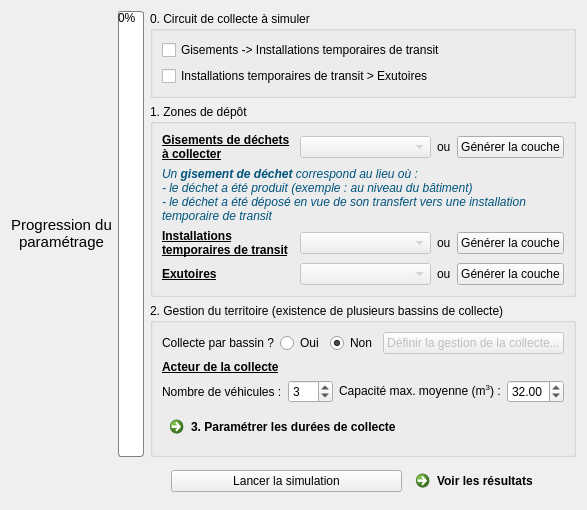
      <widget class="QWidget" name="tab">
       <attribute name="title">
        <string>Paramétrage</string>
       </attribute>
       <layout class="QVBoxLayout" name="verticalLayout_9">
        <item>
         <layout class="QHBoxLayout" name="horizontalLayout_3">
          <item>
           <widget class="QLabel" name="label_2">
            <property name="sizePolicy">
             <sizepolicy hsizetype="Fixed" vsizetype="Preferred">
              <horstretch>0</horstretch>
              <verstretch>0</verstretch>
             </sizepolicy>
            </property>
            <property name="text">
             <string>&lt;html&gt;&lt;head/&gt;&lt;body&gt;&lt;p align=&quot;center&quot;&gt;&lt;span style=&quot; font-size:11pt;&quot;&gt;Progression du paramétrage&lt;/span&gt;&lt;/p&gt;&lt;/body&gt;&lt;/html&gt;</string>
            </property>
            <property name="wordWrap">
             <bool>true</bool>
            </property>
           </widget>
          </item>
          <item>
           <widget class="QProgressBar" name="progressBar">
            <property name="styleSheet">
             <string notr="true">QProgressBar:vertical {
border: 1px solid gray;
border-radius: 3px;
background: white;
padding: 1px;
}

QProgressBar::chunk:vertical {
background: qlineargradient(x1: 0, y1: 0.5, x2: 1, y2: 0.5, stop: 0 green, stop: 1 white);
}</string>
            </property>
            <property name="value">
             <number>0</number>
            </property>
            <property name="orientation">
             <enum>Qt::Vertical</enum>
            </property>
            <property name="invertedAppearance">
             <bool>true</bool>
            </property>
            <property name="textDirection">
             <enum>QProgressBar::TopToBottom</enum>
            </property>
           </widget>
          </item>
          <item>
           <layout class="QVBoxLayout" name="verticalLayout_2">
            <item>
             <widget class="QgsCollapsibleGroupBox" name="suivi_circuits">
              <property name="title">
               <string>0. Circuit de collecte à simuler</string>
              </property>
              <property name="collapsed">
               <bool>false</bool>
              </property>
              <layout class="QVBoxLayout" name="verticalLayout_14">
               <item>
                <widget class="QCheckBox" name="checkBox_ad_zst">
                 <property name="text">
                  <string>Gisements -&gt; Installations temporaires de transit</string>
                 </property>
                </widget>
               </item>
               <item>
                <widget class="QCheckBox" name="checkBox_zst_isdnd">
                 <property name="text">
                  <string>Installations temporaires de transit &gt; Exutoires</string>
                 </property>
                </widget>
               </item>
              </layout>
             </widget>
            </item>
            <item>
             <widget class="QgsCollapsibleGroupBox" name="suivi_zones_depot">
              <property name="sizePolicy">
               <sizepolicy hsizetype="Minimum" vsizetype="Preferred">
                <horstretch>0</horstretch>
                <verstretch>0</verstretch>
               </sizepolicy>
              </property>
              <property name="accessibleName">
               <string/>
              </property>
              <property name="title">
               <string>1. Zones de dépôt</string>
              </property>
              <layout class="QVBoxLayout" name="verticalLayout">
               <item>
                <layout class="QHBoxLayout" name="horizontalLayout_23">
                 <item>
                  <widget class="QLabel" name="suivi_ad">
                   <property name="text">
                    <string>&lt;html&gt;&lt;head/&gt;&lt;body&gt;&lt;p&gt;&lt;span style=&quot; font-weight:600; text-decoration: underline;&quot;&gt;Gisements de déchets à collecter&lt;/span&gt;&lt;/p&gt;&lt;/body&gt;&lt;/html&gt;</string>
                   </property>
                   <property name="wordWrap">
                    <bool>true</bool>
                   </property>
                  </widget>
                 </item>
                 <item>
                  <widget class="QgsMapLayerComboBox" name="suivi_couche_ad">
                   <property name="enabled">
                    <bool>false</bool>
                   </property>
                   <property name="allowEmptyLayer">
                    <bool>true</bool>
                   </property>
                  </widget>
                 </item>
                 <item>
                  <widget class="QLabel" name="label_20">
                   <property name="sizePolicy">
                    <sizepolicy hsizetype="Fixed" vsizetype="Preferred">
                     <horstretch>0</horstretch>
                     <verstretch>0</verstretch>
                    </sizepolicy>
                   </property>
                   <property name="text">
                    <string>ou</string>
                   </property>
                  </widget>
                 </item>
                 <item>
                  <widget class="QPushButton" name="pushButton">
                   <property name="sizePolicy">
                    <sizepolicy hsizetype="Fixed" vsizetype="Fixed">
                     <horstretch>0</horstretch>
                     <verstretch>0</verstretch>
                    </sizepolicy>
                   </property>
                   <property name="text">
                    <string>Générer la couche</string>
                   </property>
                  </widget>
                 </item>
                </layout>
               </item>
               <item>
                <widget class="QLabel" name="label_3">
                 <property name="text">
                  <string>&lt;html&gt;&lt;head/&gt;&lt;body&gt;&lt;p&gt;&lt;span style=&quot; font-style:italic; color:#00557f;&quot;&gt;Un &lt;/span&gt;&lt;span style=&quot; font-weight:600; font-style:italic; color:#00557f;&quot;&gt;gisement de déchet&lt;/span&gt;&lt;span style=&quot; font-style:italic; color:#00557f;&quot;&gt; correspond au lieu où :&lt;br/&gt;- le déchet a été produit (exemple : au niveau du bâtiment)&lt;br/&gt;- le déchet a été déposé en vue de son transfert vers une installation temporaire de transit&lt;/span&gt;&lt;/p&gt;&lt;/body&gt;&lt;/html&gt;</string>
                 </property>
                 <property name="wordWrap">
                  <bool>true</bool>
                 </property>
                </widget>
               </item>
               <item>
                <layout class="QHBoxLayout" name="horizontalLayout_27">
                 <item>
                  <widget class="QLabel" name="suivizst">
                   <property name="text">
                    <string>&lt;html&gt;&lt;head/&gt;&lt;body&gt;&lt;p&gt;&lt;span style=&quot; font-weight:600; text-decoration: underline;&quot;&gt;Installations temporaires de transit&lt;/span&gt;&lt;/p&gt;&lt;/body&gt;&lt;/html&gt;</string>
                   </property>
                   <property name="wordWrap">
                    <bool>true</bool>
                   </property>
                  </widget>
                 </item>
                 <item>
                  <widget class="QgsMapLayerComboBox" name="suivi_couche_zst">
                   <property name="enabled">
                    <bool>false</bool>
                   </property>
                   <property name="allowEmptyLayer">
                    <bool>true</bool>
                   </property>
                  </widget>
                 </item>
                 <item>
                  <widget class="QLabel" name="label_21">
                   <property name="sizePolicy">
                    <sizepolicy hsizetype="Fixed" vsizetype="Preferred">
                     <horstretch>0</horstretch>
                     <verstretch>0</verstretch>
                    </sizepolicy>
                   </property>
                   <property name="text">
                    <string>ou</string>
                   </property>
                  </widget>
                 </item>
                 <item>
                  <widget class="QPushButton" name="pushButton_2">
                   <property name="sizePolicy">
                    <sizepolicy hsizetype="Fixed" vsizetype="Fixed">
                     <horstretch>0</horstretch>
                     <verstretch>0</verstretch>
                    </sizepolicy>
                   </property>
                   <property name="text">
                    <string>Générer la couche</string>
                   </property>
                  </widget>
                 </item>
                </layout>
               </item>
               <item>
                <layout class="QHBoxLayout" name="horizontalLayout_28">
                 <item>
                  <widget class="QLabel" name="suivi_isdnd">
                   <property name="text">
                    <string>&lt;html&gt;&lt;head/&gt;&lt;body&gt;&lt;p&gt;&lt;span style=&quot; font-weight:600; text-decoration: underline;&quot;&gt;Exutoires&lt;/span&gt;&lt;/p&gt;&lt;/body&gt;&lt;/html&gt;</string>
                   </property>
                  </widget>
                 </item>
                 <item>
                  <widget class="QgsMapLayerComboBox" name="suivi_couche_exutoire">
                   <property name="enabled">
                    <bool>false</bool>
                   </property>
                   <property name="allowEmptyLayer">
                    <bool>true</bool>
                   </property>
                  </widget>
                 </item>
                 <item>
                  <widget class="QLabel" name="label_22">
                   <property name="sizePolicy">
                    <sizepolicy hsizetype="Fixed" vsizetype="Preferred">
                     <horstretch>0</horstretch>
                     <verstretch>0</verstretch>
                    </sizepolicy>
                   </property>
                   <property name="text">
                    <string>ou</string>
                   </property>
                  </widget>
                 </item>
                 <item>
                  <widget class="QPushButton" name="pushButton_3">
                   <property name="sizePolicy">
                    <sizepolicy hsizetype="Fixed" vsizetype="Fixed">
                     <horstretch>0</horstretch>
                     <verstretch>0</verstretch>
                    </sizepolicy>
                   </property>
                   <property name="text">
                    <string>Générer la couche</string>
                   </property>
                   <property name="checkable">
                    <bool>true</bool>
                   </property>
                  </widget>
                 </item>
                </layout>
               </item>
              </layout>
             </widget>
            </item>
            <item>
             <widget class="QgsCollapsibleGroupBox" name="mGroupBox">
              <property name="sizePolicy">
               <sizepolicy hsizetype="Minimum" vsizetype="Preferred">
                <horstretch>0</horstretch>
                <verstretch>0</verstretch>
               </sizepolicy>
              </property>
              <property name="title">
               <string>2. Gestion du territoire (existence de plusieurs bassins de collecte)</string>
              </property>
              <property name="collapsed">
               <bool>false</bool>
              </property>
              <layout class="QVBoxLayout" name="verticalLayout_10">
               <item>
                <layout class="QHBoxLayout" name="horizontalLayout">
                 <item>
                  <widget class="QLabel" name="label">
                   <property name="sizePolicy">
                    <sizepolicy hsizetype="Fixed" vsizetype="Preferred">
                     <horstretch>0</horstretch>
                     <verstretch>0</verstretch>
                    </sizepolicy>
                   </property>
                   <property name="text">
                    <string>Collecte par bassin ?</string>
                   </property>
                  </widget>
                 </item>
                 <item>
                  <widget class="QRadioButton" name="partition_radio_on">
                   <property name="sizePolicy">
                    <sizepolicy hsizetype="Fixed" vsizetype="Fixed">
                     <horstretch>0</horstretch>
                     <verstretch>0</verstretch>
                    </sizepolicy>
                   </property>
                   <property name="text">
                    <string>Oui</string>
                   </property>
                  </widget>
                 </item>
                 <item>
                  <widget class="QRadioButton" name="partition_radio_off">
                   <property name="sizePolicy">
                    <sizepolicy hsizetype="Fixed" vsizetype="Fixed">
                     <horstretch>0</horstretch>
                     <verstretch>0</verstretch>
                    </sizepolicy>
                   </property>
                   <property name="text">
                    <string>Non</string>
                   </property>
                   <property name="checkable">
                    <bool>true</bool>
                   </property>
                   <property name="checked">
                    <bool>true</bool>
                   </property>
                  </widget>
                 </item>
                 <item>
                  <widget class="QPushButton" name="pushButton_6">
                   <property name="enabled">
                    <bool>false</bool>
                   </property>
                   <property name="text">
                    <string>Définir la gestion de la collecte...</string>
                   </property>
                  </widget>
                 </item>
                </layout>
               </item>
               <item>
                <widget class="QLabel" name="label_4">
                 <property name="text">
                  <string>&lt;html&gt;&lt;head/&gt;&lt;body&gt;&lt;p&gt;&lt;span style=&quot; font-weight:600; text-decoration: underline;&quot;&gt;Acteur de la collecte&lt;/span&gt;&lt;/p&gt;&lt;/body&gt;&lt;/html&gt;</string>
                 </property>
                </widget>
               </item>
               <item>
                <layout class="QHBoxLayout" name="horizontalLayout_4">
                 <item>
                  <widget class="QLabel" name="label_5">
                   <property name="text">
                    <string>Nombre de véhicules :</string>
                   </property>
                  </widget>
                 </item>
                 <item>
                  <widget class="QSpinBox" name="nbVehicules_spinBox">
                   <property name="value">
                    <number>3</number>
                   </property>
                  </widget>
                 </item>
                 <item>
                  <widget class="QLabel" name="label_6">
                   <property name="text">
                    <string>&lt;html&gt;&lt;head/&gt;&lt;body&gt;&lt;p&gt;Capacité max. moyenne (m&lt;span style=&quot; vertical-align:super;&quot;&gt;3&lt;/span&gt;) :&lt;/p&gt;&lt;/body&gt;&lt;/html&gt;</string>
                   </property>
                  </widget>
                 </item>
                 <item>
                  <widget class="QDoubleSpinBox" name="capaMaxMoy_doubleSpinBox">
                   <property name="value">
                    <double>32.000000000000000</double>
                   </property>
                  </widget>
                 </item>
                </layout>
               </item>
               <item>
                <widget class="QCommandLinkButton" name="command_param_durees">
                 <property name="text">
                  <string>3. Paramétrer les durées de collecte</string>
                 </property>
                </widget>
               </item>
              </layout>
             </widget>
            </item>
           </layout>
          </item>
         </layout>
        </item>
        <item>
         <layout class="QHBoxLayout" name="horizontalLayout_2">
          <item>
           <spacer name="horizontalSpacer">
            <property name="orientation">
             <enum>Qt::Horizontal</enum>
            </property>
            <property name="sizeType">
             <enum>QSizePolicy::Fixed</enum>
            </property>
            <property name="sizeHint" stdset="0">
             <size>
              <width>160</width>
              <height>20</height>
             </size>
            </property>
           </spacer>
          </item>
          <item>
           <widget class="QPushButton" name="pushButton_simul">
            <property name="enabled">
             <bool>true</bool>
            </property>
            <property name="text">
             <string>Lancer la simulation</string>
            </property>
           </widget>
          </item>
          <item>
           <widget class="QCommandLinkButton" name="command_voir_resultats_simu">
            <property name="enabled">
             <bool>true</bool>
            </property>
            <property name="sizePolicy">
             <sizepolicy hsizetype="Fixed" vsizetype="Preferred">
              <horstretch>0</horstretch>
              <verstretch>0</verstretch>
             </sizepolicy>
            </property>
            <property name="text">
             <string>Voir les résultats</string>
            </property>
           </widget>
          </item>
         </layout>
        </item>
       </layout>
      </widget>
